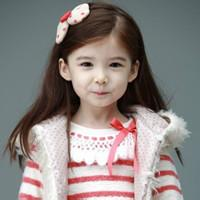
#> input picture show_me_the_code/img/0000_img.jpg, 200 x 200 px
$ python 0000.py
#> lines starting #> are read from the running program, lines starting #| are printed output that depends on the picture
from PIL import Image, ImageDraw, ImageFont
import random
import os

def write_num():
    num = str(random.randint(1, 99))
    NumColor = (random.randint(64, 255), random.randint(64, 255), random.randint(64, 255))
    basedir = os.path.abspath(os.path.dirname(__file__))


    img = Image.open(os.path.join(basedir,'img', '0000_img.jpg'))
#> img is the input picture: PIL image 200x200 RGB; mean R, G, B 139.7, 131.6, 128.8
    w, h = img.size
#> w = 200; h = 200
    wDraw = 0.8 * w
#> wDraw = 160
    hDraw = 0.08 * h
#> hDraw = 16
    fontdir = os.path.join(basedir, 'img', 'arial.ttf')
    font = ImageFont.truetype(fontdir, 30)
    draw = ImageDraw.Draw(img)
    draw.text((wDraw, hDraw), num,font = font, fill = NumColor)
    img.save(os.path.join(basedir, 'img', '0000.png'), 'png')
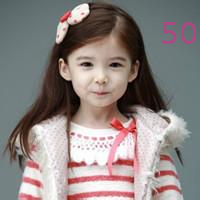
#> saved as 0000.png: PIL image 200x200 RGB; mean R, G, B 140.2, 131.3, 128.9

if __name__ == '__main__':
    write_num()
